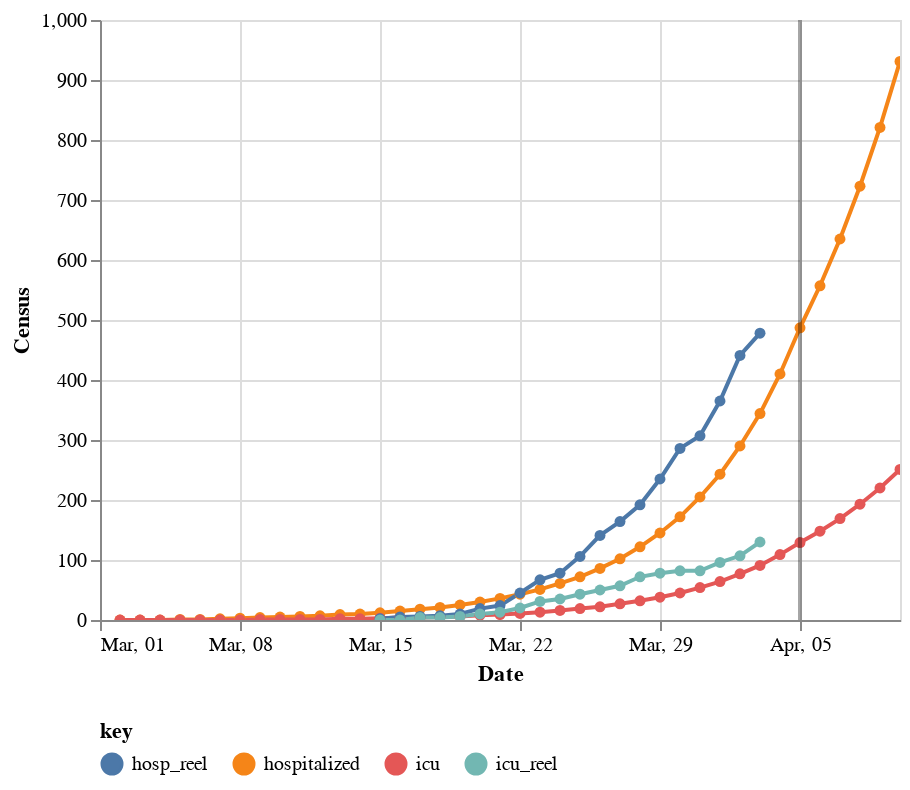

The notebook cell this image was saved under:
### Code cell
# Graphique réel

data_real_plot = df_with_real.loc[df_with_real['date'] <= datetime.datetime(2020,4,10)]
data_real_plot
census_chart_with_real = build_census_chart_with_real(alt=alt, census_floor_df=data_real_plot, max_y_axis=p.max_y_axis)
census_chart_with_real

### Figure 1 — Vega-Lite specification as saved in the notebook (floating-point values rounded to 4 significant figures)
{"config": {"view": {"continuousWidth": 400, "continuousHeight": 300}, "legend": {"orient": "bottom"}}, "layer": [{"mark": {"type": "line", "point": true}, "encoding": {"color": {"type": "nominal", "field": "key"}, "tooltip": [{"type": "temporal", "field": "date"}, {"type": "quantitative", "field": "value", "format": ".0f", "title": "Census"}, {"type": "nominal", "field": "key"}], "x": {"type": "temporal", "axis": {"format": "%b, %d"}, "field": "date", "title": "Date"}, "y": {"type": "quantitative", "field": "value", "scale": {}, "title": "Census"}}, "selection": {"selector005": {"type": "interval", "bind": "scales", "encodings": ["x", "y"]}}, "transform": [{"fold": ["hospitalized", "icu", "hosp_reel", "icu_reel"]}]}, {"mark": {"type": "rule", "color": "black", "opacity": 0.35, "size": 2}, "encoding": {"x": {"type": "temporal", "axis": {"format": "%b, %d"}, "field": "date", "title": "Date"}}, "transform": [{"filter": "(datum.day === 0)"}]}], "data": {"name": "data-8e65841109dda9887b10d63568eed533"}, "$schema": "https://vega.github.io/schema/vega-lite/v4.8.1.json", "datasets": {"data-8e65841109dda9887b10d63568eed533": [{"day": -35, "date": "2020-03-01T00:00:00", "hospitalized": null, "icu": null, "ventilated": null, "hosp_reel": null, "icu_reel": null}, {"day": -34, "date": "2020-03-02T00:00:00", "hospitalized": 0.0, "icu": 0.0, "ventilated": 0.0, "hosp_reel": null, "icu_reel": null}, {"day": -33, "date": "2020-03-03T00:00:00", "hospitalized": 0.0, "icu": 0.0, "ventilated": 0.0, "hosp_reel": null, "icu_reel": null}, {"day": -32, "date": "2020-03-04T00:00:00", "hospitalized": 0.0, "icu": 0.0, "ventilated": 0.0, "hosp_reel": null, "icu_reel": null}, {"day": -31, "date": "2020-03-05T00:00:00", "hospitalized": 1.0, "icu": 0.0, "ventilated": 0.0, "hosp_reel": null, "icu_reel": null}, {"day": -30, "date": "2020-03-06T00:00:00", "hospitalized": 1.0, "icu": 0.0, "ventilated": 0.0, "hosp_reel": null, "icu_reel": null}, {"day": -29, "date": "2020-03-07T00:00:00", "hospitalized": 2.0, "icu": 0.0, "ventilated": 0.0, "hosp_reel": null, "icu_reel": null}, {"day": -28, "date": "2020-03-08T00:00:00", "hospitalized": 3.0, "icu": 0.0, "ventilated": 0.0, "hosp_reel": null, "icu_reel": null}, {"day": -27, "date": "2020-03-09T00:00:00", "hospitalized": 4.0, "icu": 1.0, "ventilated": 1.0, "hosp_reel": null, "icu_reel": null}, {"day": -26, "date": "2020-03-10T00:00:00", "hospitalized": 5.0, "icu": 1.0, "ventilated": 1.0, "hosp_reel": null, "icu_reel": null}, {"day": -25, "date": "2020-03-11T00:00:00", "hospitalized": 6.0, "icu": 1.0, "ventilated": 1.0, "hosp_reel": null, "icu_reel": null}, {"day": -24, "date": "2020-03-12T00:00:00", "hospitalized": 7.0, "icu": 1.0, "ventilated": 1.0, "hosp_reel": null, "icu_reel": null}, {"day": -23, "date": "2020-03-13T00:00:00", "hospitalized": 9.0, "icu": 2.0, "ventilated": 2.0, "hosp_reel": null, "icu_reel": null}, {"day": -22, "date": "2020-03-14T00:00:00", "hospitalized": 10.0, "icu": 2.0, "ventilated": 2.0, "hosp_reel": null, "icu_reel": null}, {"day": -21, "date": "2020-03-15T00:00:00", "hospitalized": 12.0, "icu": 3.0, "ventilated": 3.0, "hosp_reel": 2.0, "icu_reel": 0.0}, {"day": -20, "date": "2020-03-16T00:00:00", "hospitalized": 15.0, "icu": 4.0, "ventilated": 4.0, "hosp_reel": 5.0, "icu_reel": 0.0}, {"day": -19, "date": "2020-03-17T00:00:00", "hospitalized": 18.0, "icu": 4.0, "ventilated": 4.0, "hosp_reel": 6.0, "icu_reel": 4.0}, {"day": -18, "date": "2020-03-18T00:00:00", "hospitalized": 21.0, "icu": 5.0, "ventilated": 5.0, "hosp_reel": 7.0, "icu_reel": 4.0}, {"day": -17, "date": "2020-03-19T00:00:00", "hospitalized": 25.0, "icu": 6.0, "ventilated": 6.0, "hosp_reel": 10.0, "icu_reel": 6.0}, {"day": -16, "date": "2020-03-20T00:00:00", "hospitalized": 30.0, "icu": 8.0, "ventilated": 8.0, "hosp_reel": 19.0, "icu_reel": 10.0}, {"day": -15, "date": "2020-03-21T00:00:00", "hospitalized": 36.0, "icu": 9.0, "ventilated": 9.0, "hosp_reel": 24.0, "icu_reel": 13.0}, {"day": -14, "date": "2020-03-22T00:00:00", "hospitalized": 43.0, "icu": 11.0, "ventilated": 11.0, "hosp_reel": 45.0, "icu_reel": 20.0}, {"day": -13, "date": "2020-03-23T00:00:00", "hospitalized": 51.0, "icu": 13.0, "ventilated": 13.0, "hosp_reel": 67.0, "icu_reel": 31.0}, {"day": -12, "date": "2020-03-24T00:00:00", "hospitalized": 61.0, "icu": 16.0, "ventilated": 16.0, "hosp_reel": 78.0, "icu_reel": 35.0}, {"day": -11, "date": "2020-03-25T00:00:00", "hospitalized": 72.0, "icu": 19.0, "ventilated": 19.0, "hosp_reel": 106.0, "icu_reel": 43.0}, {"day": -10, "date": "2020-03-26T00:00:00", "hospitalized": 86.0, "icu": 22.0, "ventilated": 22.0, "hosp_reel": 141.0, "icu_reel": 50.0}, {"day": -9, "date": "2020-03-27T00:00:00", "hospitalized": 102.0, "icu": 27.0, "ventilated": 27.0, "hosp_reel": 164.0, "icu_reel": 57.0}, {"day": -8, "date": "2020-03-28T00:00:00", "hospitalized": 122.0, "icu": 32.0, "ventilated": 32.0, "hosp_reel": 192.0, "icu_reel": 72.0}, {"day": -7, "date": "2020-03-29T00:00:00", "hospitalized": 145.0, "icu": 38.0, "ventilated": 38.0, "hosp_reel": 235.0, "icu_reel": 78.0}, {"day": -6, "date": "2020-03-30T00:00:00", "hospitalized": 172.0, "icu": 45.0, "ventilated": 45.0, "hosp_reel": 286.0, "icu_reel": 82.0}, {"day": -5, "date": "2020-03-31T00:00:00", "hospitalized": 205.0, "icu": 54.0, "ventilated": 54.0, "hosp_reel": 307.0, "icu_reel": 82.0}, {"day": -4, "date": "2020-04-01T00:00:00", "hospitalized": 243.0, "icu": 64.0, "ventilated": 64.0, "hosp_reel": 365.0, "icu_reel": 96.0}, {"day": -3, "date": "2020-04-02T00:00:00", "hospitalized": 290.0, "icu": 77.0, "ventilated": 77.0, "hosp_reel": 441.0, "icu_reel": 107.0}, {"day": -2, "date": "2020-04-03T00:00:00", "hospitalized": 344.0, "icu": 91.0, "ventilated": 91.0, "hosp_reel": 478.0, "icu_reel": 130.0}, {"day": -1, "date": "2020-04-04T00:00:00", "hospitalized": 410.0, "icu": 109.0, "ventilated": 109.0, "hosp_reel": null, "icu_reel": null}, {"day": 0, "date": "2020-04-05T00:00:00", "hospitalized": 487.0, "icu": 129.0, "ventilated": 129.0, "hosp_reel": null, "icu_reel": null}, {"day": 1, "date": "2020-04-06T00:00:00", "hospitalized": 557.0, "icu": 148.0, "ventilated": 148.0, "hosp_reel": null, "icu_reel": null}, {"day": 2, "date": "2020-04-07T00:00:00", "hospitalized": 635.0, "icu": 169.0, "ventilated": 169.0, "hosp_reel": null, "icu_reel": null}, {"day": 3, "date": "2020-04-08T00:00:00", "hospitalized": 723.0, "icu": 193.0, "ventilated": 193.0, "hosp_reel": null, "icu_reel": null}, {"day": 4, "date": "2020-04-09T00:00:00", "hospitalized": 821.0, "icu": 220.0, "ventilated": 220.0, "hosp_reel": null, "icu_reel": null}, {"day": 5, "date": "2020-04-10T00:00:00", "hospitalized": 931.0, "icu": 251.0, "ventilated": 251.0, "hosp_reel": null, "icu_reel": null}]}}
